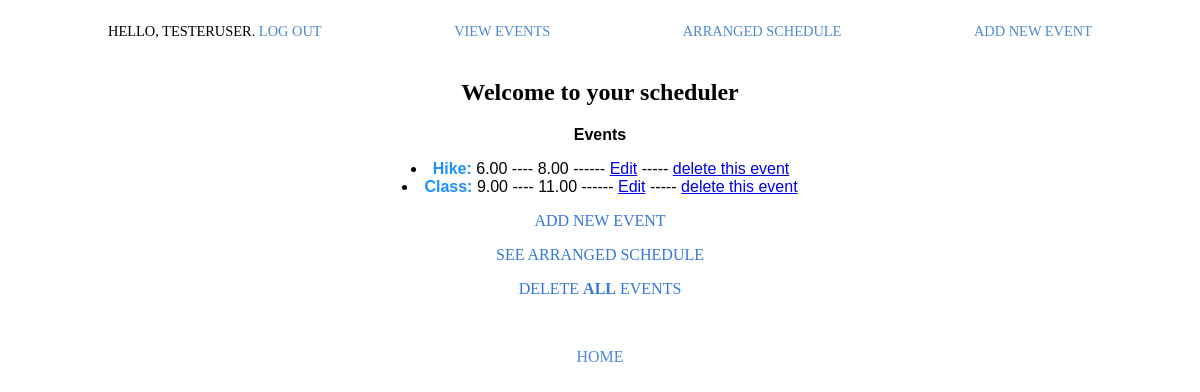
Screenshot of /listevents/ (signed in) with the database file from the repository.
### project/models.py (models this page shows)
class Event(models.Model):
    description = models.CharField(max_length=150)
    start_time = models.DecimalField(max_digits=4, decimal_places=2)
    end_time = models.DecimalField(max_digits=4, decimal_places=2)
    owner = models.ForeignKey(User, on_delete=models.CASCADE)
    def __str__(self):
        return self.description

### project/views.py (the view)
# urls.py: path("listevents/", views.listevents, name="listevents"),
@login_required
def listevents(request):
    events = Event.objects.filter(owner=request.user).all()
    for event in events:
        if event.owner != request.user:
            raise Http404
    context = {"events": events}
    return render(request, "project/listevents.html", context)

### project/templates/project/listevents.html (shortened to what this page needs)
<!DOCTYPE html>
<html lang="en">
  <head>
    {% load static %}
    <link
      rel="stylesheet"
      type="text/css"
      href="{% static 'project/style.css' %}"
    />
  </head>
  <body>
    <div class="container">
      <div class="menu">
        <div class="menu-link">
          {%if user.is_authenticated %} Hello, {{user.username}}.
          <a href="{% url 'users:logout' %}"> Log out</a> {%else%}
          <a><a href="{% url 'users:register' %}">Register</a> --OR--</a>
          <a href="{% url 'users:login' %}">Login</a> {%endif%}
        </div>
        <div class="menu-link">
          <a href="{% url 'project:listevents' %}"> view events </a>
        </div>
        <div class="menu-link">
          <a href="{% url 'project:main' %}"> arranged schedule </a>
        </div>
        <div class="menu-link">
          <a href="{% url 'project:new_event' %}"> add new event </a>
        </div>
      </div>
    </div>
    <div class="heading">
      <h2>Welcome to your scheduler</h2>
    </div>
    <div class="description">
      <p><b>Events</b></p>
      {%for event in events%}
      <li>
        <b style="color: dodgerblue">{{event}}:</b> {{event.start_time}} ----
        {{event.end_time}} ------
        <a href="{% url 'project:editevent' event.id %}">Edit</a> -----
        <a href="{% url 'project:deleteevent' event.id%}">delete this event</a>
      </li>
      {%empty%}
      <p>You haven't added any events yet</p>
      {%endfor%}
    </div>
    <div class="links">
      <p>
        <a href="{% url 'project:new_event' %}"> Add new event </a>
      </p>
      {%if events%}
      <p>
        <a href="{% url 'project:main' %}"> See Arranged Schedule </a>
      </p>
      <p>
        <a href="{% url 'project:delete' %}"> Delete <b>ALL</b> events </a>
      </p>
      {%endif%}
    </div>
    <div class="home">
      <p>&nbsp;</p>
      <a href="{% url 'project:index' %}"> Home </a>
    </div>
  </body>
</html>

### project/static/project/style.css (style rules this page uses)
.menu { display: flex; padding: 15px; padding-right: 100px; padding-left: 100px; justify-content: space-between; }
.menu > div { font-size: 0.9em; text-transform: uppercase; }
.menu-link { height: 20px; border-bottom: 1px solid transparent; transition: border-bottom 0.5s; }
.menu-link a { color: rgb(76, 137, 207); text-decoration: none; transition: color 0.5s; }
.heading { text-align: center; font-family: copperplate, 'Brush Script MT', fantasy; }
.description { text-align: center; font-family: 'Lucida Sans', 'Lucida Sans Regular', 'Lucida Grande', 'Lucida Sans Unicode', Geneva, Verdana, sans-serif; }
.home { height: 20px; border-bottom: 1px solid transparent; text-align: center; text-transform: uppercase; }
.home a { color: rgb(76, 137, 207); text-decoration: none; }
.links { text-align: center; }
.links a { text-decoration: none; text-transform: uppercase; color: rgb(51, 119, 223); transition: color 0.5s; }

### rows the page displays
Event: description "Hike", start_time "6.00", end_time "8.00"
Event: description "Class", start_time "9.00", end_time "11.00"

### other values shown
{{ user.username }} "TESTERUSER"
